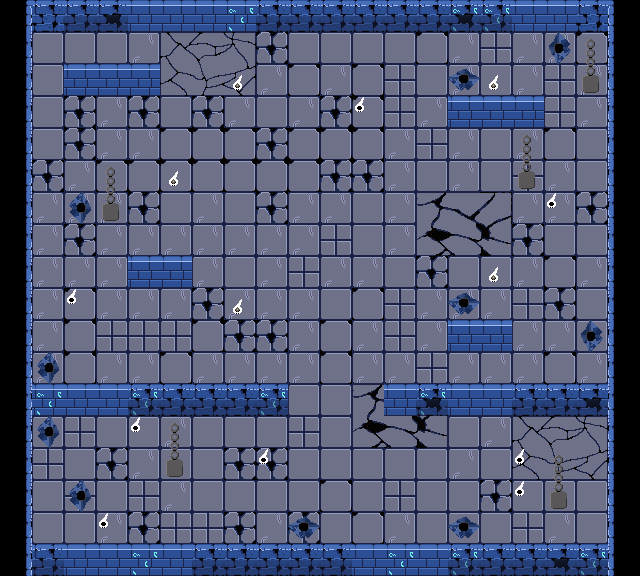

A level layout from a 2D game, rendered from its tile map. Below: a short description, then the map file with its tile-grid data intact:
An orthogonal 20x18 tile map with 32x32 px tiles, 2 tile layers (sol, obstacles).

<map version="1.2" tiledversion="1.3.2" orientation="orthogonal" renderorder="right-down" compressionlevel="-1" width="20" height="18" tilewidth="32" tileheight="32" infinite="0" nextlayerid="3" nextobjectid="1">
 <editorsettings>
  <export target="Boss.json" format="json" />
 </editorsettings>
 <tileset firstgid="1" name="donjon" tilewidth="32" tileheight="32" tilecount="121" columns="11">
  <image source="assets/donjon.png" width="360" height="360" />
  <tile id="0">
   <properties>
    <property name="estSolide" type="bool" value="true" />
   </properties>
  </tile>
  <tile id="1">
   <properties>
    <property name="estSolide" type="bool" value="true" />
   </properties>
  </tile>
  <tile id="2">
   <properties>
    <property name="estSolide" type="bool" value="true" />
   </properties>
  </tile>
  <tile id="3">
   <properties>
    <property name="estSolide" type="bool" value="true" />
   </properties>
  </tile>
  <tile id="4">
   <properties>
    <property name="estSolide" type="bool" value="true" />
   </properties>
  </tile>
  <tile id="5">
   <properties>
    <property name="estSolide" type="bool" value="true" />
   </properties>
  </tile>
  <tile id="6">
   <properties>
    <property name="estSolide" type="bool" value="false" />
   </properties>
  </tile>
  <tile id="7">
   <properties>
    <property name="estSolide" type="bool" value="false" />
   </properties>
  </tile>
  <tile id="8">
   <properties>
    <property name="estSolide" type="bool" value="false" />
   </properties>
  </tile>
  <tile id="9">
   <properties>
    <property name="estSolide" type="bool" value="false" />
   </properties>
  </tile>
  <tile id="10">
   <properties>
    <property name="estSolide" type="bool" value="false" />
   </properties>
  </tile>
  <tile id="11">
   <properties>
    <property name="estSolide" type="bool" value="true" />
   </properties>
  </tile>
  <tile id="12">
   <properties>
    <property name="estSolide" type="bool" value="true" />
   </properties>
  </tile>
  <tile id="13">
   <properties>
    <property name="estSolide" type="bool" value="false" />
   </properties>
  </tile>
  <tile id="14">
   <properties>
    <property name="estSolide" type="bool" value="true" />
   </properties>
  </tile>
  <tile id="15">
   <properties>
    <property name="estSolide" type="bool" value="true" />
   </properties>
  </tile>
  <tile id="16">
   <properties>
    <property name="estSolide" type="bool" value="true" />
   </properties>
  </tile>
  <tile id="17">
   <properties>
    <property name="estSolide" type="bool" value="false" />
   </properties>
  </tile>
  <tile id="18">
   <properties>
    <property name="estSolide" type="bool" value="false" />
   </properties>
  </tile>
  <tile id="19">
   <properties>
    <property name="estSolide" type="bool" value="false" />
   </properties>
  </tile>
  <tile id="20">
   <properties>
    <property name="estSolide" type="bool" value="false" />
   </properties>
  </tile>
  <tile id="21">
   <properties>
    <property name="estSolide" type="bool" value="false" />
   </properties>
  </tile>
  <tile id="22">
   <properties>
    <property name="estSolide" type="bool" value="true" />
   </properties>
  </tile>
  <tile id="23">
   <properties>
    <property name="estSolide" type="bool" value="false" />
   </properties>
  </tile>
  <tile id="24">
   <properties>
    <property name="estSolide" type="bool" value="false" />
   </properties>
  </tile>
  <tile id="25">
   <properties>
    <property name="estSolide" type="bool" value="true" />
   </properties>
  </tile>
  <tile id="26">
   <properties>
    <property name="estSolide" type="bool" value="true" />
   </properties>
  </tile>
  <tile id="27">
   <properties>
    <property name="estSolide" type="bool" value="true" />
   </properties>
  </tile>
  <tile id="28">
   <properties>
    <property name="estSolide" type="bool" value="false" />
   </properties>
  </tile>
  <tile id="29">
   <properties>
    <property name="estSolide" type="bool" value="false" />
   </properties>
  </tile>
  <tile id="30">
   <properties>
    <property name="estSolide" type="bool" value="false" />
   </properties>
  </tile>
  <tile id="31">
   <properties>
    <property name="estSolide" type="bool" value="false" />
   </properties>
  </tile>
  <tile id="32">
   <properties>
    <property name="estSolide" type="bool" value="false" />
   </properties>
  </tile>
  <tile id="33">
   <properties>
    <property name="estSolide" type="bool" value="true" />
   </properties>
  </tile>
  <tile id="34">
   <properties>
    <property name="estSolide" type="bool" value="true" />
   </properties>
  </tile>
  <tile id="35">
   <properties>
    <property name="estSolide" type="bool" value="false" />
   </properties>
  </tile>
  <tile id="36">
   <properties>
    <property name="estSolide" type="bool" value="true" />
   </properties>
  </tile>
  <tile id="37">
   <properties>
    <property name="estSolide" type="bool" value="true" />
   </properties>
  </tile>
  <tile id="38">
   <properties>
    <property name="estSolide" type="bool" value="true" />
   </properties>
  </tile>
  <tile id="39">
   <properties>
    <property name="estSolide" type="bool" value="false" />
   </properties>
  </tile>
  <tile id="40">
   <properties>
    <property name="estSolide" type="bool" value="false" />
   </properties>
  </tile>
  <tile id="41">
   <properties>
    <property name="estSolide" type="bool" value="false" />
   </properties>
  </tile>
  <tile id="42">
   <properties>
    <property name="estSolide" type="bool" value="false" />
   </properties>
  </tile>
  <tile id="43">
   <properties>
    <property name="estSolide" type="bool" value="false" />
   </properties>
  </tile>
  <tile id="44">
   <properties>
    <property name="estSolide" type="bool" value="true" />
   </properties>
  </tile>
  <tile id="45">
   <properties>
    <property name="estSolide" type="bool" value="true" />
   </properties>
  </tile>
  <tile id="46">
   <properties>
    <property name="estSolide" type="bool" value="false" />
   </properties>
  </tile>
  <tile id="47">
   <properties>
    <property name="estSolide" type="bool" value="true" />
   </properties>
  </tile>
  <tile id="48">
   <properties>
    <property name="estSolide" type="bool" value="true" />
   </properties>
  </tile>
  <tile id="49">
   <properties>
    <property name="estSolide" type="bool" value="false" />
   </properties>
  </tile>
  <tile id="50">
   <properties>
    <property name="estSolide" type="bool" value="false" />
   </properties>
  </tile>
  <tile id="51">
   <properties>
    <property name="estSolide" type="bool" value="false" />
   </properties>
  </tile>
  <tile id="52">
   <properties>
    <property name="estSolide" type="bool" value="false" />
   </properties>
  </tile>
  <tile id="53">
   <properties>
    <property name="estSolide" type="bool" value="false" />
   </properties>
  </tile>
  <tile id="54">
   <properties>
    <property name="estSolide" type="bool" value="false" />
   </properties>
  </tile>
  <tile id="55">
   <properties>
    <property name="estSolide" type="bool" value="false" />
   </properties>
  </tile>
  <tile id="56">
   <properties>
    <property name="estSolide" type="bool" value="false" />
   </properties>
  </tile>
  <tile id="57">
   <properties>
    <property name="estSolide" type="bool" value="false" />
   </properties>
  </tile>
  <tile id="58">
   <properties>
    <property name="estSolide" type="bool" value="true" />
   </properties>
  </tile>
  <tile id="59">
   <properties>
    <property name="estSolide" type="bool" value="true" />
   </properties>
  </tile>
  <tile id="60">
   <properties>
    <property name="estSolide" type="bool" value="true" />
   </properties>
  </tile>
  <tile id="61">
   <properties>
    <property name="estSolide" type="bool" value="false" />
   </properties>
  </tile>
  <tile id="62">
   <properties>
    <property name="estSolide" type="bool" value="false" />
   </properties>
  </tile>
  <tile id="63">
   <properties>
    <property name="estSolide" type="bool" value="false" />
   </properties>
  </tile>
  <tile id="64">
   <properties>
    <property name="estSolide" type="bool" value="false" />
   </properties>
  </tile>
  <tile id="65">
   <properties>
    <property name="estSolide" type="bool" value="false" />
   </properties>
  </tile>
  <tile id="66">
   <properties>
    <property name="estSolide" type="bool" value="true" />
   </properties>
  </tile>
  <tile id="67">
   <properties>
    <property name="estSolide" type="bool" value="true" />
   </properties>
  </tile>
  <tile id="68">
   <properties>
    <property name="estSolide" type="bool" value="true" />
   </properties>
  </tile>
  <tile id="69">
   <properties>
    <property name="estSolide" type="bool" value="true" />
   </properties>
  </tile>
  <tile id="70">
   <properties>
    <property name="estSolide" type="bool" value="true" />
   </properties>
  </tile>
  <tile id="71">
   <properties>
    <property name="estSolide" type="bool" value="false" />
   </properties>
  </tile>
  <tile id="72">
   <properties>
    <property name="estSolide" type="bool" value="false" />
   </properties>
  </tile>
  <tile id="73">
   <properties>
    <property name="estSolide" type="bool" value="false" />
   </properties>
  </tile>
  <tile id="74">
   <properties>
    <property name="estSolide" type="bool" value="true" />
   </properties>
  </tile>
  <tile id="75">
   <properties>
    <property name="estSolide" type="bool" value="true" />
   </properties>
  </tile>
  <tile id="76">
   <properties>
    <property name="estSolide" type="bool" value="true" />
   </properties>
  </tile>
  <tile id="77">
   <properties>
    <property name="estSolide" type="bool" value="true" />
   </properties>
  </tile>
  <tile id="78">
   <properties>
    <property name="estSolide" type="bool" value="false" />
   </properties>
  </tile>
  <tile id="79">
   <properties>
    <property name="estSolide" type="bool" value="false" />
   </properties>
  </tile>
  <tile id="80">
   <properties>
    <property name="estSolide" type="bool" value="true" />
   </properties>
  </tile>
  <tile id="81">
   <properties>
    <property name="estSolide" type="bool" value="true" />
   </properties>
  </tile>
  <tile id="82">
   <properties>
    <property name="estSolide" type="bool" value="true" />
   </properties>
  </tile>
  <tile id="83">
   <properties>
    <property name="estSolide" type="bool" value="true" />
   </properties>
  </tile>
  <tile id="84">
   <properties>
    <property name="estSolide" type="bool" value="true" />
   </properties>
  </tile>
  <tile id="85">
   <properties>
    <property name="estSolide" type="bool" value="true" />
   </properties>
  </tile>
  <tile id="86">
   <properties>
    <property name="estSolide" type="bool" value="true" />
   </properties>
  </tile>
  <tile id="87">
   <properties>
    <property name="estSolide" type="bool" value="true" />
   </properties>
  </tile>
  <tile id="88">
   <properties>
    <property name="estSolide" type="bool" value="false" />
   </properties>
  </tile>
  <tile id="89">
   <properties>
    <property name="estSolide" type="bool" value="false" />
   </properties>
  </tile>
  <tile id="90">
   <properties>
    <property name="estSolide" type="bool" value="false" />
   </properties>
  </tile>
  <tile id="91">
   <properties>
    <property name="estSolide" type="bool" value="false" />
   </properties>
  </tile>
  <tile id="92">
   <properties>
    <property name="estSolide" type="bool" value="false" />
   </properties>
  </tile>
  <tile id="93">
   <properties>
    <property name="estSolide" type="bool" value="false" />
   </properties>
  </tile>
  <tile id="94">
   <properties>
    <property name="estSolide" type="bool" value="false" />
   </properties>
  </tile>
  <tile id="95">
   <properties>
    <property name="estSolide" type="bool" value="false" />
   </properties>
  </tile>
  <tile id="96">
   <properties>
    <property name="estSolide" type="bool" value="false" />
   </properties>
  </tile>
  <tile id="97">
   <properties>
    <property name="estSolide" type="bool" value="false" />
   </properties>
  </tile>
  <tile id="98">
   <properties>
    <property name="estSolide" type="bool" value="false" />
   </properties>
  </tile>
  <tile id="99">
   <properties>
    <property name="estSolide" type="bool" value="false" />
   </properties>
  </tile>
  <tile id="100">
   <properties>
    <property name="estSolide" type="bool" value="false" />
   </properties>
  </tile>
  <tile id="101">
   <properties>
    <property name="estSolide" type="bool" value="false" />
   </properties>
  </tile>
  <tile id="102">
   <properties>
    <property name="estSolide" type="bool" value="false" />
   </properties>
  </tile>
  <tile id="103">
   <properties>
    <property name="estSolide" type="bool" value="false" />
   </properties>
  </tile>
  <tile id="104">
   <properties>
    <property name="estSolide" type="bool" value="false" />
   </properties>
  </tile>
  <tile id="105">
   <properties>
    <property name="estSolide" type="bool" value="false" />
   </properties>
  </tile>
  <tile id="106">
   <properties>
    <property name="estSolide" type="bool" value="false" />
   </properties>
  </tile>
  <tile id="107">
   <properties>
    <property name="estSolide" type="bool" value="false" />
   </properties>
  </tile>
  <tile id="108">
   <properties>
    <property name="estSolide" type="bool" value="false" />
   </properties>
  </tile>
  <tile id="109">
   <properties>
    <property name="estSolide" type="bool" value="false" />
   </properties>
  </tile>
  <tile id="110">
   <properties>
    <property name="estSolide" type="bool" value="false" />
   </properties>
  </tile>
  <tile id="111">
   <properties>
    <property name="estSolide" type="bool" value="true" />
   </properties>
  </tile>
  <tile id="112">
   <properties>
    <property name="estSolide" type="bool" value="false" />
   </properties>
  </tile>
  <tile id="113">
   <properties>
    <property name="estSolide" type="bool" value="false" />
   </properties>
  </tile>
  <tile id="114">
   <properties>
    <property name="estSolide" type="bool" value="false" />
   </properties>
  </tile>
  <tile id="115">
   <properties>
    <property name="estSolide" type="bool" value="false" />
   </properties>
  </tile>
  <tile id="116">
   <properties>
    <property name="estSolide" type="bool" value="false" />
   </properties>
  </tile>
  <tile id="117">
   <properties>
    <property name="estSolide" type="bool" value="false" />
   </properties>
  </tile>
  <tile id="118">
   <properties>
    <property name="estSolide" type="bool" value="false" />
   </properties>
  </tile>
  <tile id="119">
   <properties>
    <property name="estSolide" type="bool" value="false" />
   </properties>
  </tile>
  <tile id="120">
   <properties>
    <property name="estSolide" type="bool" value="false" />
   </properties>
  </tile>
 </tileset>
 <layer id="2" name="sol" width="20" height="18">
  <data encoding="csv">
0,0,0,0,0,0,0,0,0,0,0,0,0,0,0,0,0,0,0,0,
0,38,38,38,48,107,108,109,39,38,38,38,38,49,48,37,48,48,49,0,
0,38,48,48,48,118,119,120,48,49,48,49,37,38,48,38,48,37,48,0,
0,38,39,48,39,38,39,48,38,48,39,49,37,48,0,0,0,37,48,0,
0,38,39,48,48,49,49,49,39,49,49,49,48,37,48,38,48,49,38,0,
0,39,48,49,49,49,49,49,49,49,39,39,48,38,48,38,37,48,38,0,
0,48,48,48,39,38,48,38,39,48,48,38,48,103,104,105,48,48,39,0,
0,48,39,48,48,48,48,48,48,48,37,38,48,114,115,116,39,38,38,0,
0,48,48,48,48,48,48,38,48,37,48,48,38,39,38,38,48,49,48,0,
0,48,49,48,48,48,39,48,48,48,38,49,37,48,48,48,37,39,38,0,
0,48,49,37,37,37,49,39,39,48,49,48,37,48,48,48,48,48,38,0,
0,48,49,48,48,49,48,48,48,48,49,48,48,37,48,48,48,49,48,0,
0,0,0,0,0,0,0,0,0,38,38,103,104,105,0,0,0,0,0,0,
0,38,37,38,38,48,38,38,38,37,38,114,115,116,38,48,107,108,109,0,
0,37,38,39,48,38,38,39,39,38,38,38,38,38,48,38,118,119,120,0,
0,38,37,38,37,48,38,38,38,38,49,38,37,38,38,39,38,38,38,0,
0,38,38,48,39,37,37,39,48,39,38,49,48,38,38,38,37,48,38,0,
0,0,0,0,0,0,0,0,0,0,0,0,0,0,0,0,0,0,0,0
</data>
 </layer>
 <layer id="1" name="obstacles" width="20" height="18">
  <data encoding="csv">
67,68,1,12,3,3,3,4,1,1,1,1,1,1,13,2,3,3,69,70,
78,79,0,0,0,0,0,0,0,0,0,0,0,0,0,0,0,53,63,81,
78,0,3,3,3,0,0,40,0,0,0,0,0,0,52,40,0,0,74,81,
78,0,0,0,0,0,0,0,0,0,0,41,0,0,3,3,3,0,0,81,
78,0,0,0,0,0,0,0,0,0,0,0,0,0,0,0,63,0,0,81,
78,0,0,63,0,40,0,0,0,0,0,0,0,0,0,0,74,0,0,81,
78,0,51,74,0,0,0,0,0,0,0,0,0,0,0,0,0,41,0,81,
78,0,0,0,0,0,0,0,0,0,0,0,0,0,0,0,0,0,0,81,
78,0,0,0,3,3,0,0,0,0,0,0,0,0,0,40,0,0,0,81,
78,0,41,0,0,0,0,40,0,0,0,0,0,0,52,0,0,0,0,81,
78,0,0,0,0,0,0,0,0,0,0,0,0,0,3,3,0,0,53,81,
78,51,0,0,0,0,0,0,0,0,0,0,0,0,0,0,0,0,0,81,
78,4,3,3,2,1,1,1,2,0,0,0,3,13,3,3,1,1,12,81,
78,51,0,0,41,63,0,0,0,0,0,0,0,0,0,0,0,0,0,81,
78,0,0,0,0,74,0,0,41,0,0,0,0,0,0,0,41,63,0,81,
78,0,51,0,0,0,0,0,0,0,0,0,0,0,0,0,41,74,0,81,
78,0,0,41,0,0,0,0,0,52,0,0,0,0,52,0,0,0,0,81,
78,1,3,3,4,3,1,1,1,1,1,3,4,3,2,1,1,12,2,81
</data>
 </layer>
</map>
